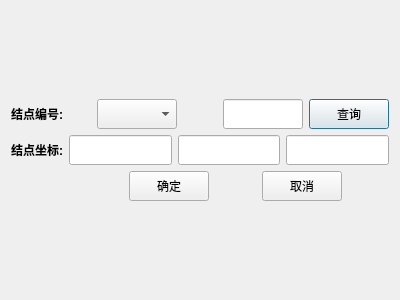
<?xml version="1.0" encoding="UTF-8"?>
<ui version="4.0">
 <class>disp3dselect</class>
 <widget class="QDialog" name="disp3dselect">
  <property name="geometry">
   <rect>
    <x>0</x>
    <y>0</y>
    <width>400</width>
    <height>300</height>
   </rect>
  </property>
  <property name="windowTitle">
   <string>Dialog</string>
  </property>
  <layout class="QGridLayout" name="gridLayout">
   <item row="0" column="0">
    <layout class="QVBoxLayout" name="verticalLayout">
     <item>
      <layout class="QHBoxLayout" name="horizontalLayout_2" stretch="10,10,0,10,10">
       <item>
        <widget class="QLabel" name="label">
         <property name="font">
          <font>
           <weight>75</weight>
           <bold>true</bold>
          </font>
         </property>
         <property name="text">
          <string>结点编号:</string>
         </property>
        </widget>
       </item>
       <item>
        <widget class="QComboBox" name="cbox_SelectPoint">
         <property name="minimumSize">
          <size>
           <width>0</width>
           <height>30</height>
          </size>
         </property>
        </widget>
       </item>
       <item>
        <spacer name="horizontalSpacer_4">
         <property name="orientation">
          <enum>Qt::Horizontal</enum>
         </property>
         <property name="sizeHint" stdset="0">
          <size>
           <width>40</width>
           <height>20</height>
          </size>
         </property>
        </spacer>
       </item>
       <item>
        <widget class="QLineEdit" name="edit_PoontNum">
         <property name="minimumSize">
          <size>
           <width>0</width>
           <height>30</height>
          </size>
         </property>
        </widget>
       </item>
       <item>
        <widget class="QPushButton" name="pbtn_FindPoint">
         <property name="minimumSize">
          <size>
           <width>0</width>
           <height>30</height>
          </size>
         </property>
         <property name="text">
          <string>查询</string>
         </property>
        </widget>
       </item>
      </layout>
     </item>
     <item>
      <layout class="QHBoxLayout" name="horizontalLayout">
       <item>
        <widget class="QLabel" name="label_2">
         <property name="font">
          <font>
           <weight>75</weight>
           <bold>true</bold>
          </font>
         </property>
         <property name="text">
          <string>结点坐标:</string>
         </property>
        </widget>
       </item>
       <item>
        <widget class="QLineEdit" name="edit_NodeX">
         <property name="minimumSize">
          <size>
           <width>0</width>
           <height>30</height>
          </size>
         </property>
        </widget>
       </item>
       <item>
        <widget class="QLineEdit" name="edit_NodeY">
         <property name="minimumSize">
          <size>
           <width>0</width>
           <height>30</height>
          </size>
         </property>
        </widget>
       </item>
       <item>
        <widget class="QLineEdit" name="edit_NodeZ">
         <property name="minimumSize">
          <size>
           <width>0</width>
           <height>30</height>
          </size>
         </property>
        </widget>
       </item>
      </layout>
     </item>
     <item>
      <layout class="QHBoxLayout" name="horizontalLayout_3" stretch="20,8,8,8,8">
       <item>
        <spacer name="horizontalSpacer_2">
         <property name="orientation">
          <enum>Qt::Horizontal</enum>
         </property>
         <property name="sizeHint" stdset="0">
          <size>
           <width>40</width>
           <height>20</height>
          </size>
         </property>
        </spacer>
       </item>
       <item>
        <widget class="QPushButton" name="pbtn_SelectSet">
         <property name="minimumSize">
          <size>
           <width>0</width>
           <height>30</height>
          </size>
         </property>
         <property name="text">
          <string>确定</string>
         </property>
        </widget>
       </item>
       <item>
        <spacer name="horizontalSpacer">
         <property name="orientation">
          <enum>Qt::Horizontal</enum>
         </property>
         <property name="sizeHint" stdset="0">
          <size>
           <width>40</width>
           <height>20</height>
          </size>
         </property>
        </spacer>
       </item>
       <item>
        <widget class="QPushButton" name="pbtn_SelectCancel">
         <property name="minimumSize">
          <size>
           <width>0</width>
           <height>30</height>
          </size>
         </property>
         <property name="text">
          <string>取消</string>
         </property>
        </widget>
       </item>
       <item>
        <spacer name="horizontalSpacer_3">
         <property name="orientation">
          <enum>Qt::Horizontal</enum>
         </property>
         <property name="sizeHint" stdset="0">
          <size>
           <width>40</width>
           <height>20</height>
          </size>
         </property>
        </spacer>
       </item>
      </layout>
     </item>
    </layout>
   </item>
  </layout>
 </widget>
 <resources/>
 <connections/>
</ui>
